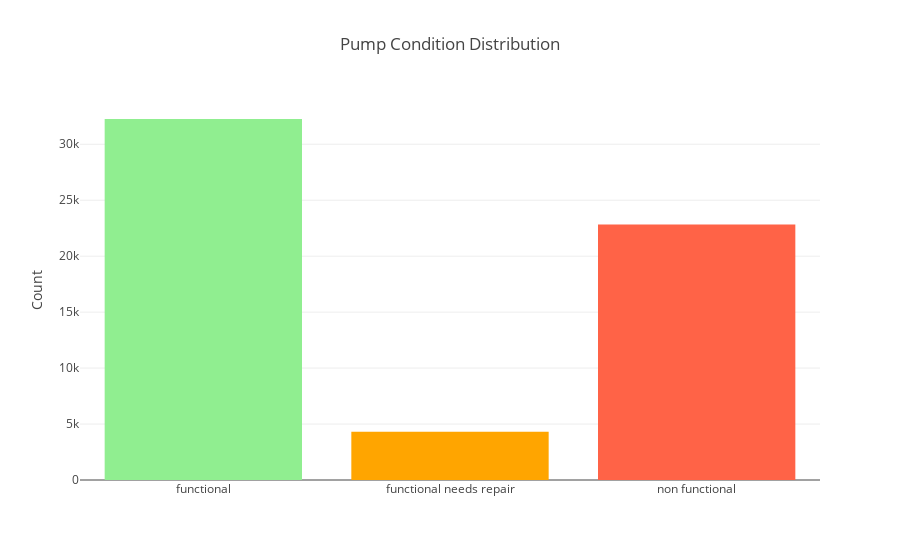

Here is the notebook cell this chart was saved with:
### Code cell
trace0 = go.Bar(name='functional', x=['functional'], y=[counts.loc['functional','id']],
               marker=dict(color='lightgreen'), showlegend=False)

trace1 = go.Bar(name='functional needs repair', x=['functional needs repair'], y=[counts.loc['functional needs repair','id']],
               marker=dict(color='orange'), showlegend=False)

trace2 = go.Bar(name='non functional', x=['non functional'], y=[counts.loc['non functional','id']],
               marker=dict(color='tomato'), showlegend=False)

layout = go.Layout(title='Pump Condition Distribution',
                  yaxis=dict(title='Count'))

fig = go.Figure([trace0, trace1, trace2], layout=layout)

iplot(fig, filename='pump-conditions.html')

### Figure 1 — Plotly figure (JSON) as saved in the notebook; plotly's stock layout.template omitted (floating-point values rounded to 4 significant figures)
{"data": [{"marker": {"color": "lightgreen"}, "name": "functional", "showlegend": false, "type": "bar", "uid": "fdfbeeae-c47a-11e9-adea-e442a6f8adc6", "x": ["functional"], "y": [32259]}, {"marker": {"color": "orange"}, "name": "functional needs repair", "showlegend": false, "type": "bar", "uid": "fdfc15c6-c47a-11e9-b6d7-e442a6f8adc6", "x": ["functional needs repair"], "y": [4317]}, {"marker": {"color": "tomato"}, "name": "non functional", "showlegend": false, "type": "bar", "uid": "fdfc15c7-c47a-11e9-a582-e442a6f8adc6", "x": ["non functional"], "y": [22824]}], "layout": {"title": "Pump Condition Distribution", "yaxis": {"title": "Count"}}}
